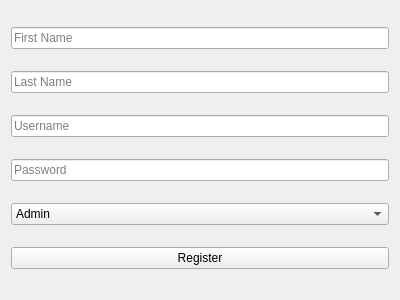
<?xml version="1.0" encoding="UTF-8"?>
<ui version="4.0">
 <class>UserRegister</class>
 <widget class="QWidget" name="UserRegister">
  <property name="geometry">
   <rect>
    <x>0</x>
    <y>0</y>
    <width>400</width>
    <height>300</height>
   </rect>
  </property>
  <property name="windowTitle">
   <string>User Registration</string>
  </property>
  <layout class="QVBoxLayout" name="verticalLayout">
   <item>
    <widget class="QLineEdit" name="firstNameLineEdit">
     <property name="placeholderText">
      <string>First Name</string>
     </property>
    </widget>
   </item>
   <item>
    <widget class="QLineEdit" name="lastNameLineEdit">
     <property name="placeholderText">
      <string>Last Name</string>
     </property>
    </widget>
   </item>
   <item>
    <widget class="QLineEdit" name="registerUsernameLineEdit">
     <property name="placeholderText">
      <string>Username</string>
     </property>
    </widget>
   </item>
   <item>
    <widget class="QLineEdit" name="registerPasswordLineEdit">
     <property name="echoMode">
      <enum>QLineEdit::EchoMode::Password</enum>
     </property>
     <property name="placeholderText">
      <string>Password</string>
     </property>
    </widget>
   </item>
   <item>
    <widget class="QComboBox" name="positionComboBox">
     <property name="currentText">
      <string notr="true">Admin</string>
     </property>
     <item>
      <property name="text">
       <string>Admin</string>
      </property>
     </item>
     <item>
      <property name="text">
       <string>User</string>
      </property>
     </item>
     <item>
      <property name="text">
       <string>Developer</string>
      </property>
     </item>
    </widget>
   </item>
   <item>
    <widget class="QPushButton" name="registerUserButton">
     <property name="text">
      <string>Register</string>
     </property>
    </widget>
   </item>
  </layout>
 </widget>
 <resources/>
 <connections/>
</ui>
